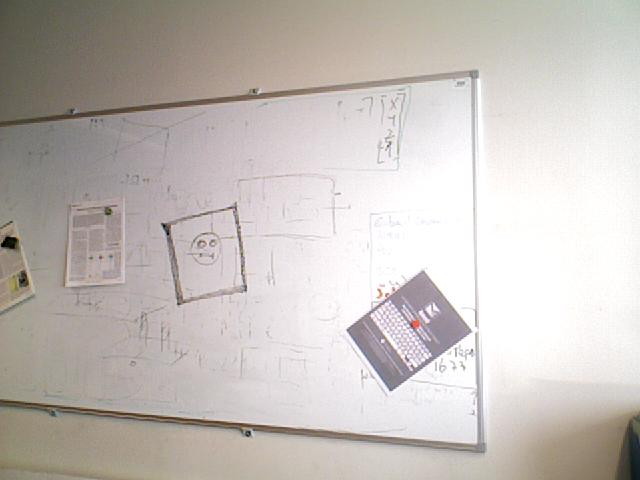
%> input picture Code/Datasets/board1/rgb_0000.jpg, 640 x 480 px
$ octave --eval "result = detect_objects(imread('../Code/Datasets/board1/rgb_0000.jpg'));"   (GNU Octave 9; MATLAB toolbox functions it lacks are replaced by stand-ins)
%> lines starting %> are read from the running program, lines starting %| are printed output that depends on the picture; in (x1, y1, x2, y2) boxes, pixels count from 0 and x2, y2 are one past the last pixel; in counts of white or black regions, pixels touching at a corner belong together; the program's own positions count from 1
function [L] = detect_objects(I)
    I = rgb2gray(I);
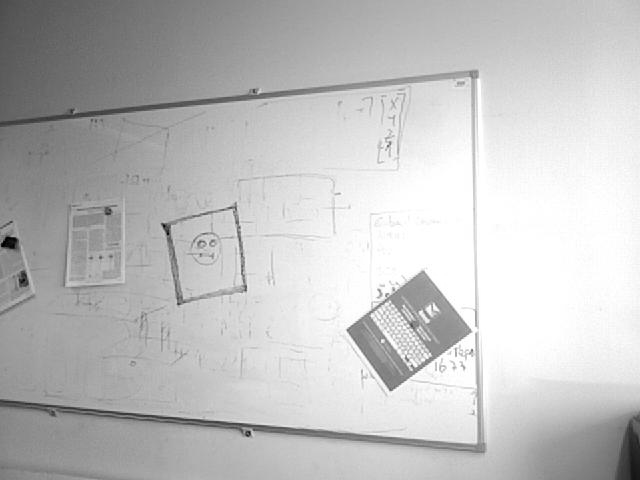
%> I: size 480x640 uint8; min 1, max 255, mean 192.4

    [~,threshold] = edge(I,'sobel');
%> threshold = 0.054

    fudgeFactor = 0.6;
    BWs = edge(I,'sobel',threshold * fudgeFactor);
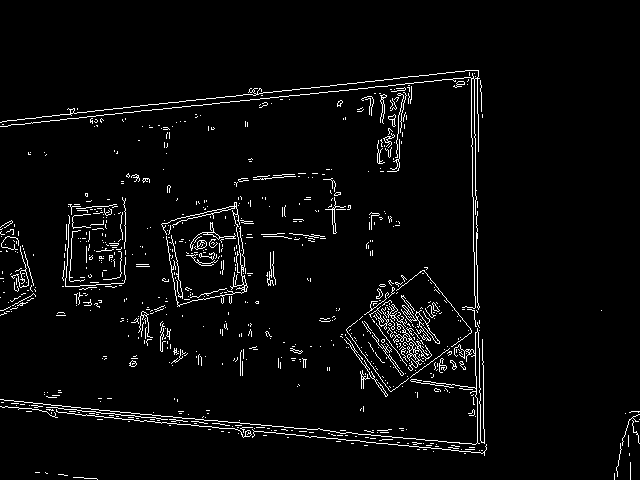
%> BWs: size 480x640 logical; 3.6% white in thin lines or dots, all inside (x1, y1, x2, y2) = (0, 70, 640, 480)

    se90 = strel('line',3,90);
    se0 = strel('line',3,0);

    BWsdil = imdilate(BWs,[se90 se0]);
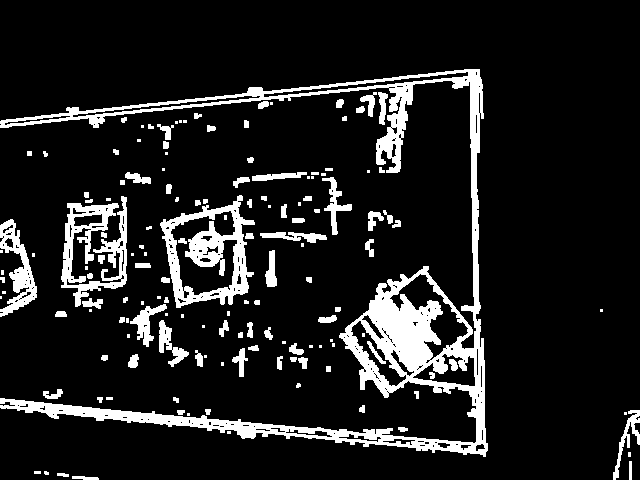
%> BWsdil: size 480x640 logical; 12.1% white; 149 white regions (52 under 20 px), largest, box (x1, y1, x2, y2) and area: (0, 69, 488, 457) 20315, (160, 195, 255, 308) 4037, (61, 196, 127, 307) 3004

    BWdfill = imfill(BWsdil,'holes');
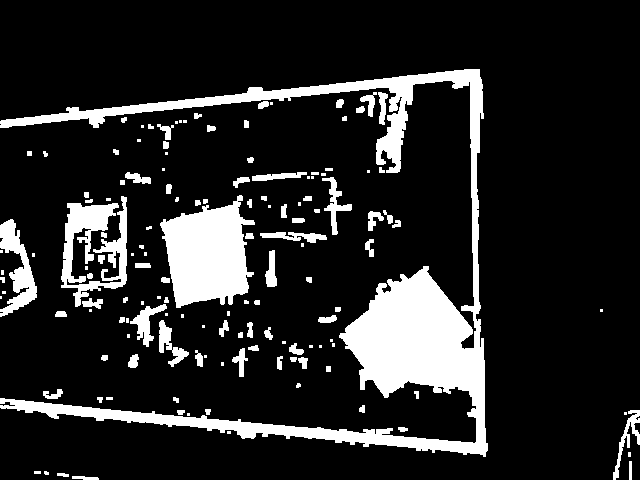
%> BWdfill: size 480x640 logical; 15.2% white; 143 white regions (50 under 20 px), largest, box (x1, y1, x2, y2) and area: (0, 69, 488, 457) 26372, (160, 195, 255, 308) 7065, (61, 196, 127, 307) 3400


    seD = strel('diamond',2);
    BWfinal = imerode(BWdfill,seD);
%> BWfinal: size 480x640 logical; 9.7% white; 120 white regions (91 under 20 px), largest, box (x1, y1, x2, y2) and area: (11, 268, 486, 454) 14542, (162, 203, 253, 306) 6213, (1, 71, 481, 313) 4576
    BWfinal = imerode(BWfinal,seD);
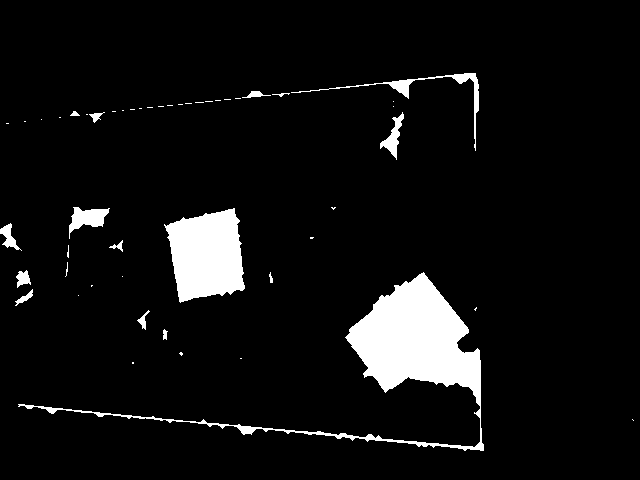
%> BWfinal: size 480x640 logical; 6.5% white; 49 white regions (33 under 20 px), largest, box (x1, y1, x2, y2) and area: (18, 272, 484, 451) 11481, (164, 208, 245, 303) 5570, (291, 73, 479, 151) 848
    BWfinal = imerode(BWfinal,seD);
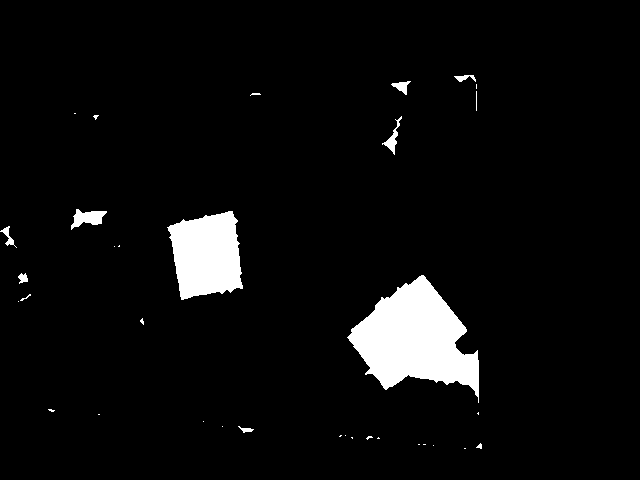
%> BWfinal: size 480x640 logical; 5% white; 34 white regions (22 under 20 px), largest, box (x1, y1, x2, y2) and area: (347, 275, 479, 403) 9205, (167, 211, 243, 300) 4995, (71, 209, 107, 230) 400

    BWnobord = imclearborder(BWfinal,4);

    L = bwlabel(BWnobord,8);
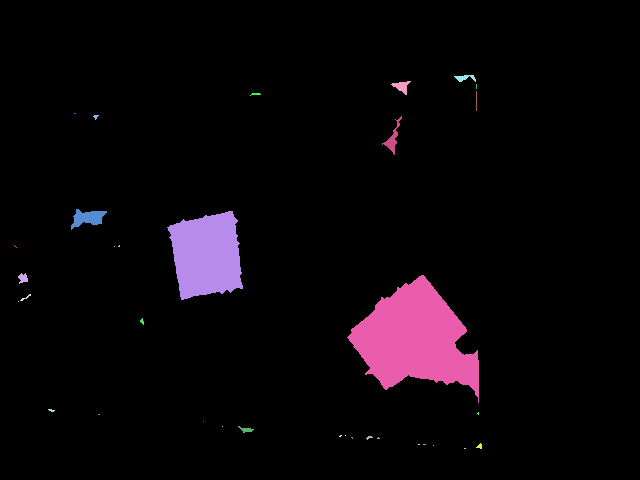
%> L: size 480x640 double; 35 distinct labels, from 0 to 34; one colour per label, 0 black
    L = L.*bwareaopen(L, 70);
%> L: size 480x640 double; 8 distinct labels, from 0 to 29

end

$ run again, on Code/Datasets/board1/rgb_0002.jpg
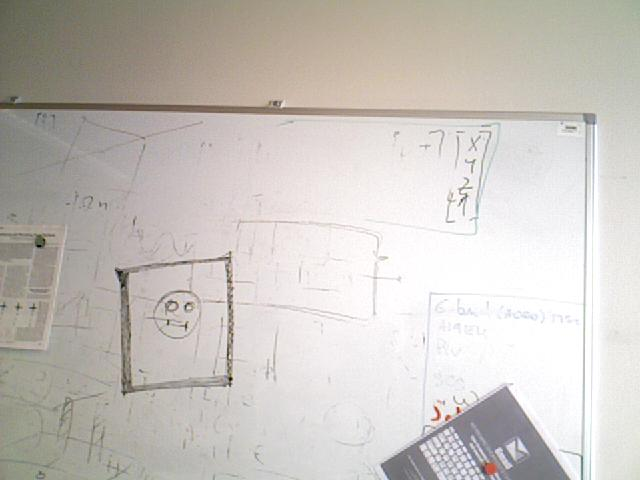
%> input picture Code/Datasets/board1/rgb_0002.jpg, 640 x 480 px
%> threshold = 0.0533
%> in detect_objects, `BWs = edge(I,'sobel',threshold * fudgeFactor);`:
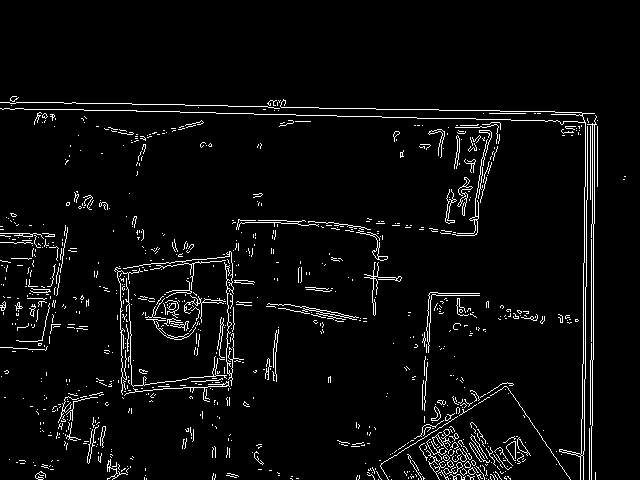
%> BWs: size 480x640 logical; 4.3% white in thin lines or dots, all inside (x1, y1, x2, y2) = (0, 96, 626, 480)
%> BWsdil: size 480x640 logical; 14.1% white; 187 white regions (55 under 20 px), largest, box (x1, y1, x2, y2) and area: (0, 95, 599, 480) 16770, (113, 239, 256, 403) 7790, (0, 224, 71, 353) 2794
%> BWdfill: size 480x640 logical; 18% white; 186 white regions (54 under 20 px), largest, box (x1, y1, x2, y2) and area: (0, 95, 599, 480) 19713, (113, 239, 256, 403) 15728, (0, 224, 71, 353) 3624
%> BWnobord: size 480x640 logical; 4.6% white; 20 white regions (10 under 20 px), largest, box (x1, y1, x2, y2) and area: (122, 257, 232, 390) 12284, (30, 238, 59, 298) 964, (584, 118, 593, 195) 231
%> in detect_objects, `L = bwlabel(BWnobord,8);`:
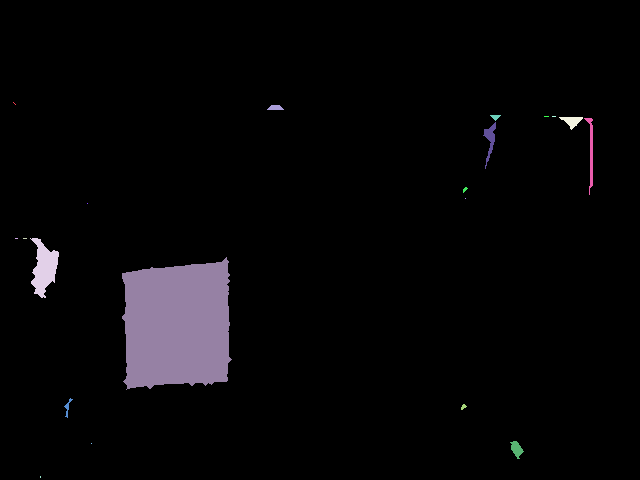
%> L: size 480x640 double; 21 distinct labels, from 0 to 20; one colour per label, 0 black
